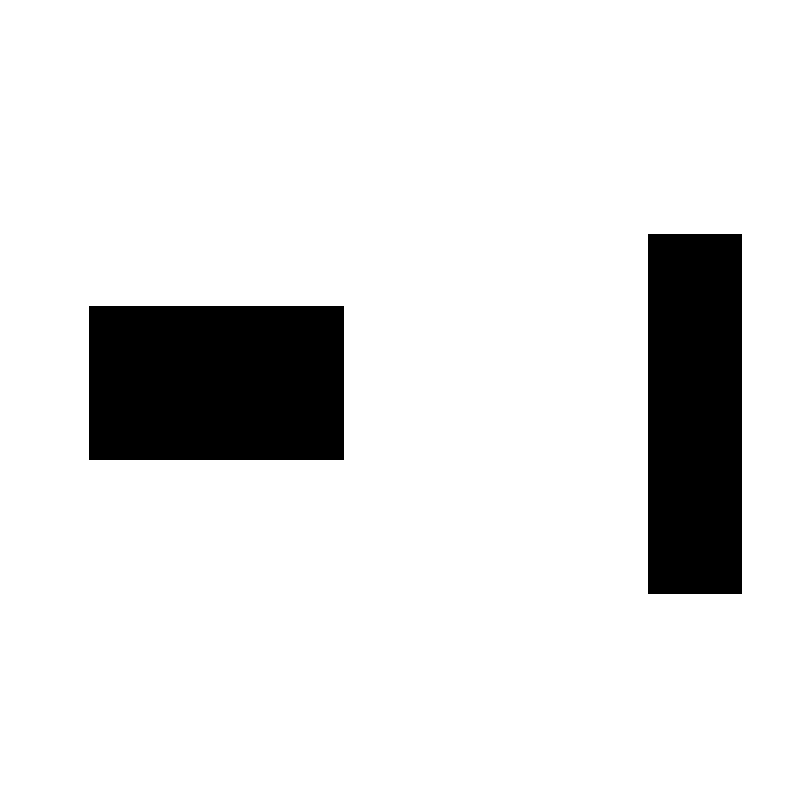
%> input picture newmap.png, 800 x 800 px
$ octave RRT.m   (GNU Octave 9; MATLAB toolbox functions it lacks are replaced by stand-ins)
%> lines starting %> are read from the running program, lines starting %| are printed output that depends on the picture; in (x1, y1, x2, y2) boxes, pixels count from 0 and x2, y2 are one past the last pixel; in counts of white or black regions, pixels touching at a corner belong together; the program's own positions count from 1
### collisionChecking.m
function feasible=collisionChecking(startPose,goalPose,map)

feasible=true;
dir=atan2(goalPose(1)-startPose(1),goalPose(2)-startPose(2));
for r=0:0.5:sqrt(sum((startPose-goalPose).^2))
    posCheck = startPose + r.*[sin(dir) cos(dir)];
    if ~(feasiblePoint(ceil(posCheck),map) && feasiblePoint(floor(posCheck),map) && ...
            feasiblePoint([ceil(posCheck(1)) floor(posCheck(2))],map) && feasiblePoint([floor(posCheck(1)) ceil(posCheck(2))],map))
        feasible=false;break;
    end
    if ~feasiblePoint([floor(goalPose(1)),ceil(goalPose(2))],map), feasible=false; end

end

function feasible=feasiblePoint(point,map)
feasible=true;
if ~(point(1)>=1 &&  point(1)<=size(map,2) && point(2)>=1 && point(2)<=size(map,1) && map(point(2),point(1))==255)
    feasible=false;
end

### RRT.m
%***************************************
%Author: Chaoqun Wang
%Date: 2019-10-15
%***************************************
%% ���̳�ʼ��
clear all; close all;
x_I=1; y_I=1;           % ���ó�ʼ��
x_G=700; y_G=700;       % ����Ŀ���
Thr=50;                 %����Ŀ�����ֵ
Delta= 30;              % ������չ����
%% ������ʼ��
T.v(1).x = x_I;         % T������Ҫ��������v�ǽڵ㣬�����Ȱ���ʼ����뵽T������
T.v(1).y = y_I;
T.v(1).xPrev = x_I;     % ��ʼ�ڵ�ĸ��ڵ���Ȼ���䱾��
T.v(1).yPrev = y_I;
T.v(1).dist=0;          %�Ӹ��ڵ㵽�ýڵ�ľ��룬�����ȡŷ�Ͼ���
T.v(1).indPrev = 0;     %
%% ��ʼ������������ҵ����
figure(1);
ImpRgb=imread('newmap.png');
%> ImpRgb is the input picture: size 800x800x3 uint8; 88.6% white; 2 black regions, box (x1, y1, x2, y2) and area: (89, 306, 344, 460) 39270, (648, 234, 742, 594) 33840
Imp=rgb2gray(ImpRgb);
imshow(Imp)
xL=size(Imp,1);%��ͼx�᳤��
%> xL = 800
yL=size(Imp,2);%��ͼy�᳤��
%> yL = 800
hold on
plot(x_I, y_I, 'ro', 'MarkerSize',10, 'MarkerFaceColor','r');
plot(x_G, y_G, 'go', 'MarkerSize',10, 'MarkerFaceColor','g');% ��������Ŀ���
count=1;
goal = [x_G,y_G];
for iter = 1:3000
    x_rand=[];
    x_rand(1) = xL*rand;
    x_rand(2) = yL*rand;
    x_near=[];
    min_dist = 1000000;
    near_iter = 1;
    %%=======寻找x_near===========%%
    [~,N]=size(T.v);
    for j = 1:N
       x_near(1) = T.v(j).x;
       x_near(2) = T.v(j).y;
       dist = norm(x_rand - x_near);
       if min_dist > dist
           min_dist = dist;
           near_iter = j;
       end
    end
%> after the loop, near_iter = 1; x_near = [1 1]
    x_near(1) = T.v(near_iter).x;
    x_near(2) = T.v(near_iter).y;
    %%========获取x_new============%%
    x_new=[];
    near_to_rand = [x_rand(1)-x_near(1),x_rand(2)-x_near(2)];
%> near_to_rand = [674.5 605.4]
    normlized = near_to_rand / norm(near_to_rand) * Delta;
%> normlized = [22.33 20.04]
    x_new = x_near + normlized;
%> x_new = [23.33 21.04]
    %%=======障碍检测===============%%
    if ~collisionChecking(x_near,x_new,Imp)
%> after the loop in collisionChecking, `for r=0:0.5:sqrt(sum((startPose-goalPose).^2))`: feasible = true
       continue;
    end
    count=count+1;
%> count = 2
    %%========将X_NEW增加到树中========%%
    T.v(count).x = x_new(1);
    T.v(count).y = x_new(2);
    T.v(count).xPrev = x_near(1);
	T.v(count).yPrev = x_near(2);
    T.v(count).dist= norm(x_new - x_near);
    T.v(count).indPrev = near_iter;
    plot([x_near(1),x_new(1)],[x_near(2),x_new(2)],'-r');
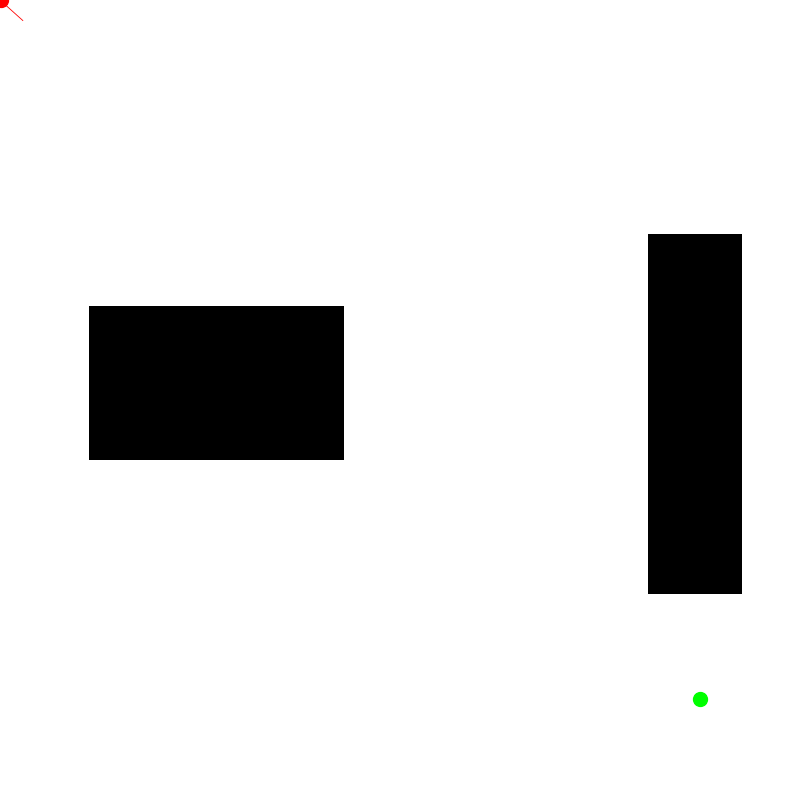
%> figure redrawn from the program's plot data
    hold on;
    %========判断是否找到路径==========%%
    if norm(x_new - goal) < Thr
        break;
    end
    pause(0.1);
end
%% ·���Ѿ��ҵ��������ѯ
if iter < 2000
    path.pos(1).x = x_G; path.pos(1).y = y_G;
    path.pos(2).x = T.v(end).x; path.pos(2).y = T.v(end).y;
    pathIndex = T.v(end).indPrev; % �յ����·��
    j=0;
    while 1
        path.pos(j+3).x = T.v(pathIndex).x;
        path.pos(j+3).y = T.v(pathIndex).y;
        pathIndex = T.v(pathIndex).indPrev;
        if pathIndex == 1
            break
        end
        j=j+1;
    end  % ���յ���ݵ����
    path.pos(end+1).x = x_I; path.pos(end).y = y_I; % ������·��
    for j = 2:length(path.pos)
        plot([path.pos(j).x; path.pos(j-1).x;], [path.pos(j).y; path.pos(j-1).y], 'b', 'Linewidth', 3);
    end
%> this loop made 40 passes
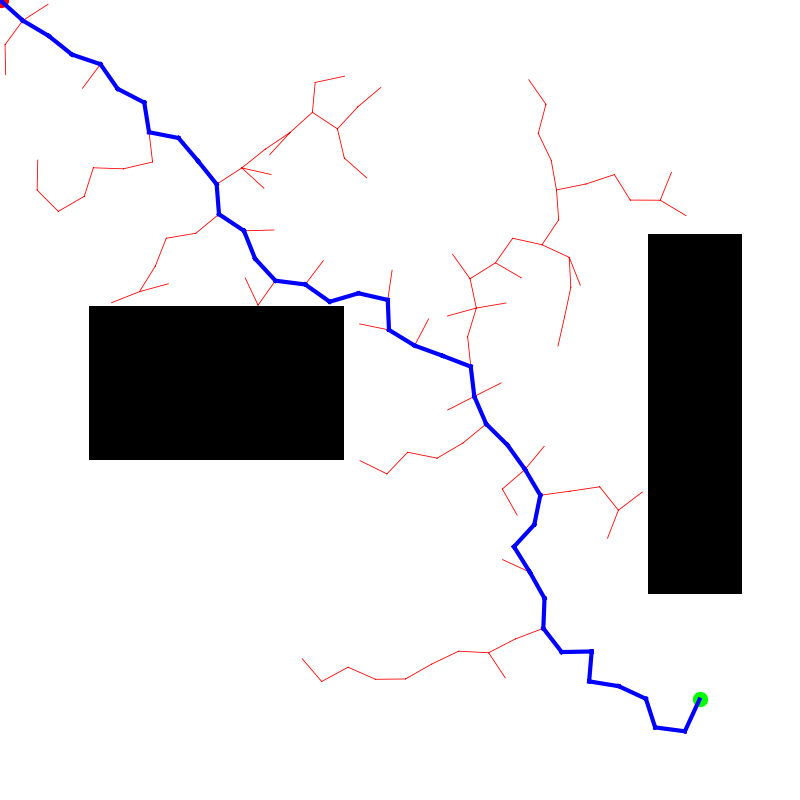
%> figure redrawn from the program's plot data
else
    disp('Error, no path found!');
end
